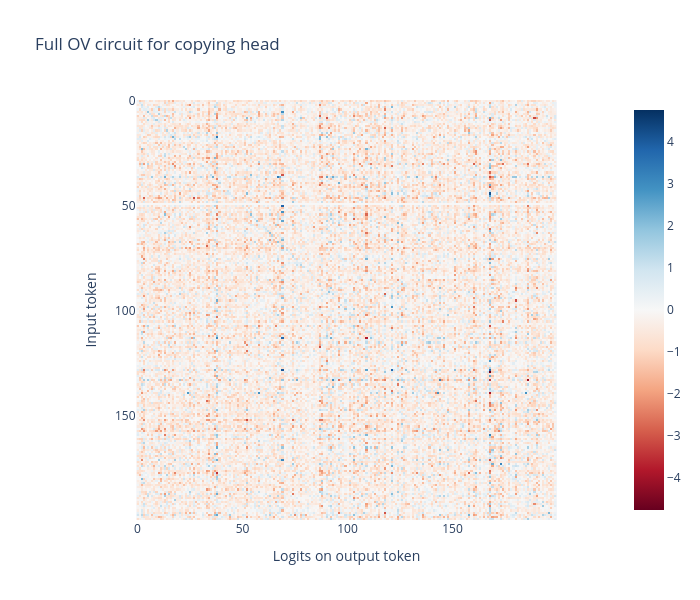

Notebook source saved alongside this figure:
### Code cell
# # full OV circuit of layer 0
layer = 0
head = 11
full_OV_circuit = FactoredMatrix(model.W_E @ model.W_V[layer, head], model.W_O[layer, head] @ model.W_U)

indices = t.randint(0, model.cfg.d_vocab, (200, ))
full_OV_circuit_sample = full_OV_circuit[indices, indices].AB
imshow(
    full_OV_circuit_sample,
    labels={"x": "Logits on output token", "y": "Input token"},
    title="Full OV circuit for copying head",
    width=700,
    height=600,
)

### Figure 1 — Plotly figure (JSON) as saved in the notebook; plotly's stock layout.template omitted (floating-point values rounded to 4 significant figures; data arrays with more than 128 entries replaced by an {"elided": "..."} marker saying what was removed)
{"data": [{"coloraxis": "coloraxis", "hovertemplate": "Logits on output token: %{x}<br>Input token: %{y}<br>color: %{z}<extra></extra>", "name": "0", "type": "heatmap", "xaxis": "x", "yaxis": "y", "z": {"elided": "200x200 float values"}}], "layout": {"coloraxis": {"cmid": 0, "colorscale": [[0, "rgb(103,0,31)"], [0.1, "rgb(178,24,43)"], [0.2, "rgb(214,96,77)"], [0.3, "rgb(244,165,130)"], [0.4, "rgb(253,219,199)"], [0.5, "rgb(247,247,247)"], [0.6, "rgb(209,229,240)"], [0.7, "rgb(146,197,222)"], [0.8, "rgb(67,147,195)"], [0.9, "rgb(33,102,172)"], [1, "rgb(5,48,97)"]]}, "height": 600, "title": {"text": "Full OV circuit for copying head"}, "width": 700, "xaxis": {"anchor": "y", "constrain": "domain", "domain": [0, 1], "scaleanchor": "y", "title": {"text": "Logits on output token"}}, "yaxis": {"anchor": "x", "autorange": "reversed", "constrain": "domain", "domain": [0, 1], "title": {"text": "Input token"}}}}
